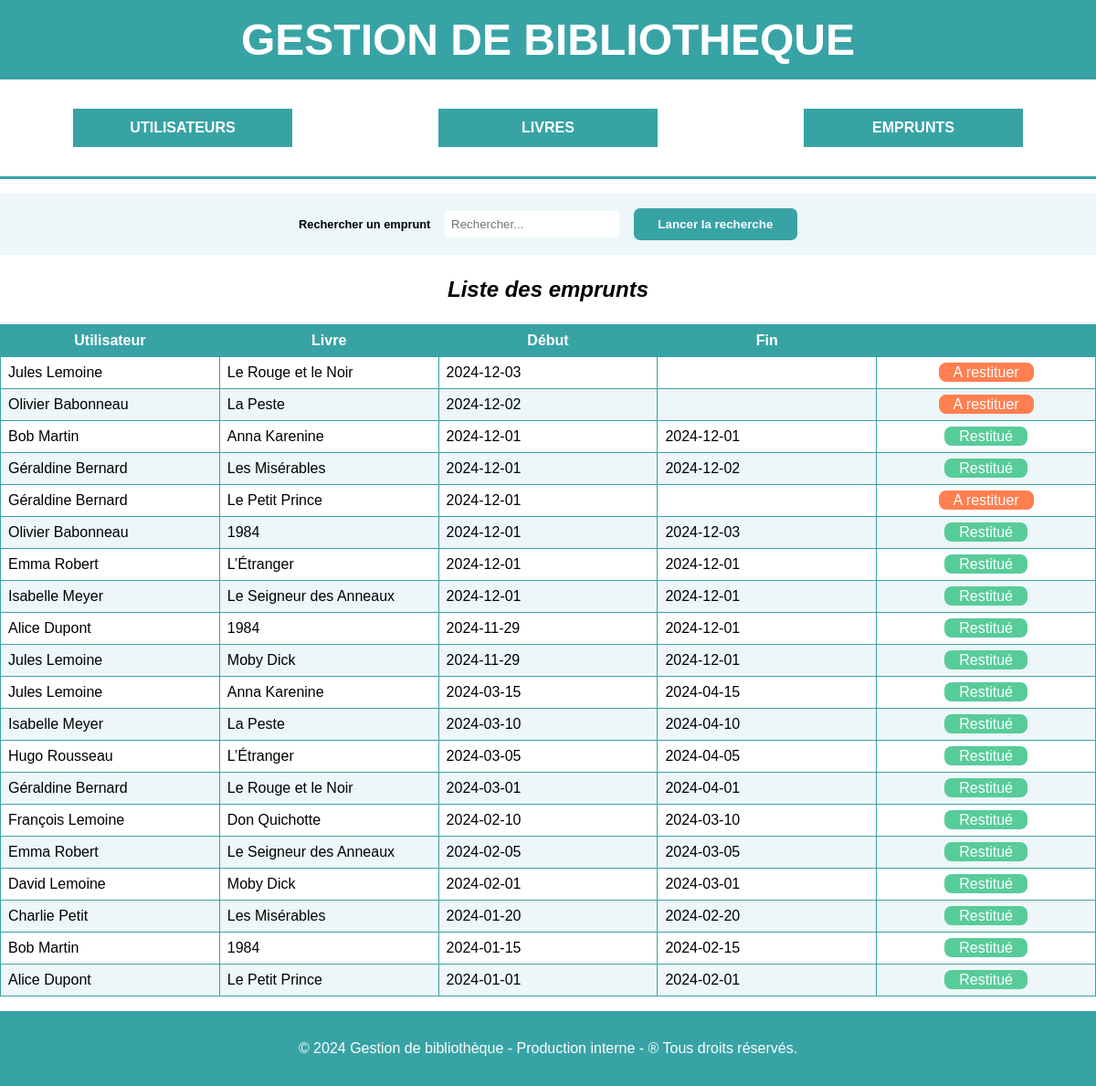
The page /index.php?page=liste_emprunt on the database its author committed.
### tables this page shows
CREATE TABLE IF NOT EXISTS `emprunts` (
  `id_emprunt` int NOT NULL AUTO_INCREMENT,
  `id_utilisateur` int DEFAULT NULL,
  `id_livre` int DEFAULT NULL,
  `debut` date DEFAULT NULL,
  `fin` date DEFAULT NULL,
  PRIMARY KEY (`id_emprunt`),
  KEY `id_utilisateur` (`id_utilisateur`),
  KEY `id_livre` (`id_livre`)
);

CREATE TABLE IF NOT EXISTS `livres` (
  `id_livre` int NOT NULL AUTO_INCREMENT,
  `titre` varchar(50) DEFAULT NULL,
  `auteur` varchar(50) DEFAULT NULL,
  `genre` varchar(50) DEFAULT NULL,
  `annee` int DEFAULT NULL,
  `etat` tinyint(1) DEFAULT NULL,
  PRIMARY KEY (`id_livre`)
);

### classes/DbConnect.php (called while the page is built, shortened)
<?php
abstract class DbConnect
{
    public function __construct()
    {
        try {
            $this->connexion = new PDO("mysql:host=" . self::SERVER . ";dbname=" . self::BASE, self::USER, self::PASSWORD);
        } catch (Exception $e) {
        }
    }
}

### classes/Emprunts.php (called while the page is built, shortened)
<?php
class Emprunts extends DbConnect
{
    private $idEmprunt;
    private $idLivre;
    private $debut;
    private $fin;
    private $utilisateur;
    private $livre;
    public function readEmprunts()
    {
        try {
            $requete = $this->connexion->prepare("SELECT utilisateurs.prenom, utilisateurs.nom, emprunts.id_emprunt, emprunts.debut, emprunts.fin, livres.id_livre, livres.titre
                FROM utilisateurs
                INNER JOIN emprunts ON utilisateurs.id_utilisateur = emprunts.id_utilisateur
                INNER JOIN livres ON emprunts.id_livre = livres.id_livre
                ORDER BY debut DESC");
            $requete->execute();
            $resultat = $requete->fetchAll(PDO::FETCH_ASSOC);
            $emprunts = [];
            foreach ($resultat as $cle => $emprunt) {
                $emprunts[$cle] = new Emprunts();
                $emprunts[$cle]->setIDemprunt($emprunt['id_emprunt']);
                $emprunts[$cle]->setIDLivre($emprunt['id_livre']);
                $emprunts[$cle]->setUtilisateur($emprunt['prenom'] . " " . $emprunt['nom'] );
                $emprunts[$cle]->setLivre($emprunt['titre']);
                $emprunts[$cle]->setDebut($emprunt['debut']);
                $emprunts[$cle]->setFin($emprunt['fin']);
            }
            return $emprunts;
        } catch (PDOException $e) {
        }
    }
    public function setIDemprunt($idEmprunt)
    {
        $this->idEmprunt = $idEmprunt;
    }
    public function setIDlivre($idLivre)
    {
        $this->idLivre = $idLivre;
    }
    public function setDebut($debut)
    {
        $this->debut = $debut;
    }
    public function setFin($fin)
    {
        $this->fin = $fin;
    }
    public function setUtilisateur($utilisateur)
    {
        $this->utilisateur = $utilisateur;
    }
    public function setLivre($livre)
    {
        $this->livre = $livre;
    }
    public function getIDemprunt()
    {
        return $this->idEmprunt;
    }
    public function getIDlivre()
    {
        return $this->idLivre;
    }
    public function getDebut()
    {
        return $this->debut;
    }
    public function getFin()
    {
        return $this->fin;
    }
    public function getUtilisateur()
    {
        return $this->utilisateur;
    }
    public function getLivre()
    {
        return $this->livre;
    }
}

### template/pages/emprunt/liste_emprunt.php (the view)
<?php
$search = $_POST['search'] ?? null;
if ($search) {
    $search = "%" . $search . "%";
    $searchEmprunt = new Emprunts();
    $emprunts = $searchEmprunt->searchEmprunt($search);
    if (!$emprunts) {
        $emprunts[0] = new Emprunts();
    }
} else {
    $readEmprunts = new Emprunts();
    $emprunts = $readEmprunts->readEmprunts();
}
?>
<form class="recherche" method="post" action="#">
    <label for="search">Rechercher un emprunt</label>
    <input type="text" id="search" name="search" placeholder="Rechercher...">
    <input type="submit" value="Lancer la recherche">
</form>
<table>
    <caption>Liste des emprunts</caption>
    <tr>
        <th>Utilisateur</th>
        <th>Livre</th>
        <th>Début</th>
        <th>Fin</th>
        <th></th>
    </tr>
    <?php
    foreach ($emprunts as $emprunt) {
    ?>
        <tr>
            <td><?php echo $emprunt->getUtilisateur(); ?></td>
            <td><?php echo $emprunt->getLivre(); ?></td>
            <td><?php echo $emprunt->getDebut(); ?></td>
            <td><?php echo $emprunt->getFin(); ?></td>
            <td class="derniereColonne emprunt">
                <?php
                if ($emprunt->getFin()) {
                    echo "<span>Restitué</Span>";
                } else {
                    echo "<a href='index.php?page=restituer_emprunt&id_emprunt=" . $emprunt->getIDemprunt() . "&id_livre=" . $emprunt->getIDlivre() . "'>A restituer</a>";
                }
                ?>
            </td>
        </tr>
    <?php
    }
    ?>
</table>

### styles/style.css (style rules this page uses)
html, body { height: 100%; margin: 0; }
.recherche { display: flex; justify-content: center; align-items: center; gap: 1em; margin-top: 1em; }
.recherche label { margin:0; }
.recherche input[type="submit"] { margin: 0; }
table { width: 100%; border-collapse: collapse; table-layout: fixed; }
caption { margin: 1em 0; font-size: 1.5em; font-weight: bold; font-style: italic; }
th, td { padding: 0.5em; border: 1px solid #38a3a5; }
th { background-color:#38a3a5; color: #FFFFFF; }
tr:nth-child(odd) { background-color: #edf6f9; }
.derniereColonne { text-align: center; text-decoration: none; }
.emprunt span { background-color: #57cc99; border-radius: 0.5em; padding: 0.1em 1em; color: #FFFFFF; }
.emprunt a { background-color: coral; border-radius: 0.5em; padding: 0.1em 1em; color: #FFFFFF; text-decoration: none; }
form { padding: 1em 0em; background-color: #edf6f9; }
label { margin-bottom: 0.5em; margin-left: 1em; font-size: 0.8em; font-weight: bold; }
input, select, textarea { border: none; padding: 0.5em; }
input[type="submit"] { display: flex; margin: auto; background-color: #38a3a5; border-radius: 0.5em; padding: 0.75em 2em; margin-top: 1em; color:#FFFFFF; font-weight: bold; cursor: pointer; }

### rows shown on the page
emprunts: Utilisateur "Jules Lemoine", id_livre.titre "Le Rouge et le Noir", debut "2024-12-03"
emprunts: Utilisateur "Olivier Babonneau", id_livre.titre "La Peste", debut "2024-12-02"
emprunts: Utilisateur "Bob Martin", id_livre.titre "Anna Karenine", debut "2024-12-01", fin "2024-12-01", shows "Restitué"
emprunts: Utilisateur "Géraldine Bernard", id_livre.titre "Les Misérables", debut "2024-12-01", fin "2024-12-02", shows "Restitué"
emprunts: Utilisateur "Géraldine Bernard", id_livre.titre "Le Petit Prince", debut "2024-12-01"
emprunts: Utilisateur "Olivier Babonneau", id_livre.titre "1984", debut "2024-12-01", fin "2024-12-03", shows "Restitué"
emprunts: Utilisateur "Emma Robert", id_livre.titre "L’Étranger", debut "2024-12-01", fin "2024-12-01", shows "Restitué"
emprunts: Utilisateur "Isabelle Meyer", id_livre.titre "Le Seigneur des Anneaux", debut "2024-12-01", fin "2024-12-01", shows "Restitué"
emprunts: Utilisateur "Alice Dupont", id_livre.titre "1984", debut "2024-11-29", fin "2024-12-01", shows "Restitué"
emprunts: Utilisateur "Jules Lemoine", id_livre.titre "Moby Dick", debut "2024-11-29", fin "2024-12-01", shows "Restitué"
emprunts: Utilisateur "Jules Lemoine", id_livre.titre "Anna Karenine", debut "2024-03-15", fin "2024-04-15", shows "Restitué"
emprunts: Utilisateur "Isabelle Meyer", id_livre.titre "La Peste", debut "2024-03-10", fin "2024-04-10", shows "Restitué"
emprunts: Utilisateur "Hugo Rousseau", id_livre.titre "L’Étranger", debut "2024-03-05", fin "2024-04-05", shows "Restitué"
emprunts: Utilisateur "Géraldine Bernard", id_livre.titre "Le Rouge et le Noir", debut "2024-03-01", fin "2024-04-01", shows "Restitué"
emprunts: Utilisateur "François Lemoine", id_livre.titre "Don Quichotte", debut "2024-02-10", fin "2024-03-10", shows "Restitué"
emprunts: Utilisateur "Emma Robert", id_livre.titre "Le Seigneur des Anneaux", debut "2024-02-05", fin "2024-03-05", shows "Restitué"
emprunts: Utilisateur "David Lemoine", id_livre.titre "Moby Dick", debut "2024-02-01", fin "2024-03-01", shows "Restitué"
emprunts: Utilisateur "Charlie Petit", id_livre.titre "Les Misérables", debut "2024-01-20", fin "2024-02-20", shows "Restitué"
emprunts: Utilisateur "Bob Martin", id_livre.titre "1984", debut "2024-01-15", fin "2024-02-15", shows "Restitué"
emprunts: Utilisateur "Alice Dupont", id_livre.titre "Le Petit Prince", debut "2024-01-01", fin "2024-02-01", shows "Restitué"
